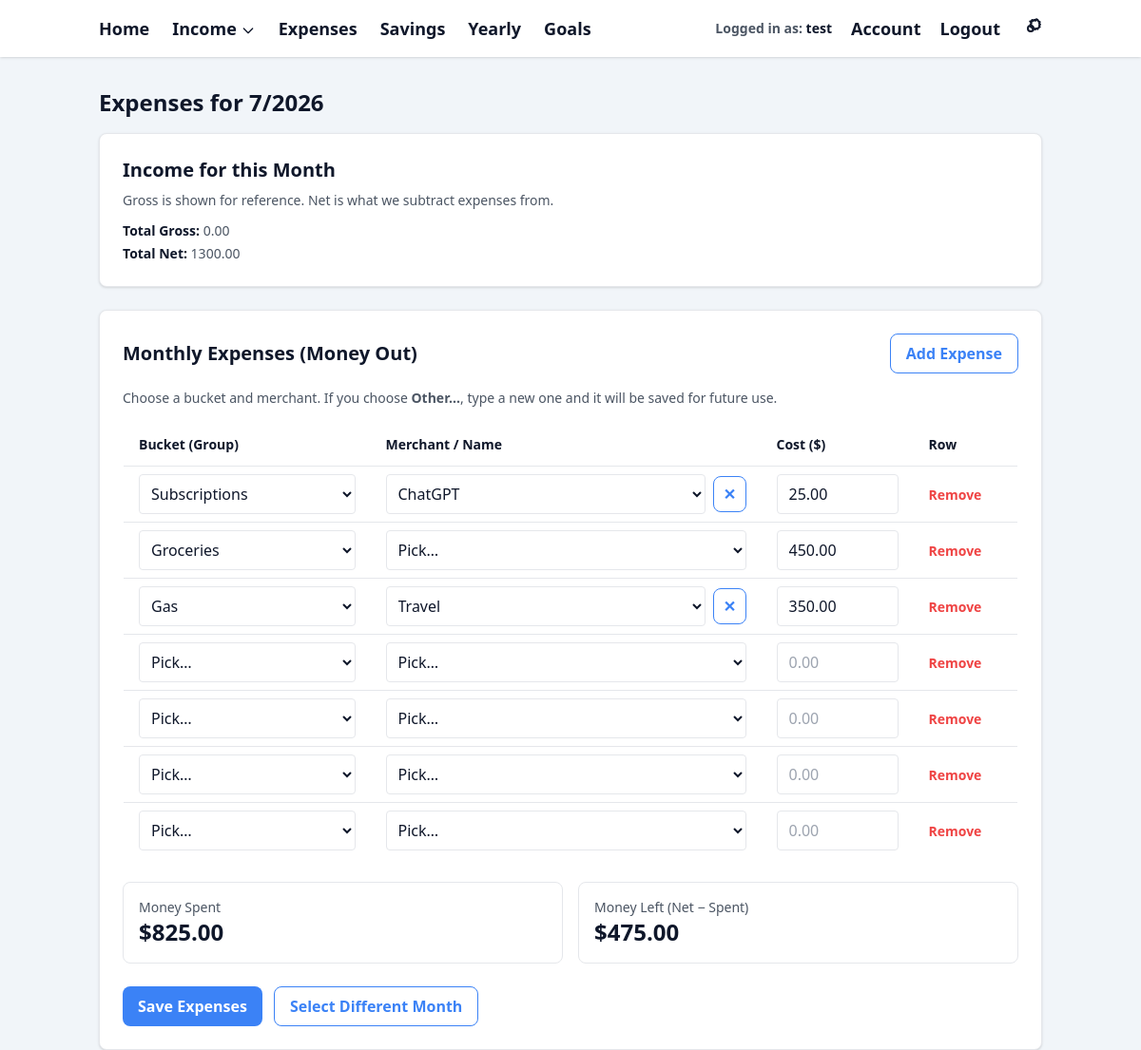
Screenshot of /expenses/2026/7 (signed in) with the database file from the repository.
### models.py (models this page shows)
class User(db.Model):
    id = db.Column(db.Integer, primary_key=True)
    email = db.Column(db.String(255), unique=True, nullable=False)
    display_name = db.Column(db.String(100), nullable=True)
    password_hash = db.Column(db.String(255), nullable=True)
    created_at = db.Column(db.DateTime, default=datetime.utcnow)

class Expense(db.Model):
    id = db.Column(db.Integer, primary_key=True)
    user_id = db.Column(db.Integer, db.ForeignKey("user.id"), nullable=False)
    year = db.Column(db.Integer, nullable=False)
    month = db.Column(db.Integer, nullable=False)
    category = db.Column(db.String(64), nullable=True)
    description = db.Column(db.String(255), nullable=True)
    cost = db.Column(db.Float, nullable=False, default=0.0)
    created_at = db.Column(db.DateTime, default=datetime.utcnow)
    updated_at = db.Column(db.DateTime, nullable=True)
    deleted_at = db.Column(db.DateTime, nullable=True)
    is_active = db.Column(db.Boolean, default=True, nullable=False)
    user = db.relationship("User", backref=db.backref("expenses", lazy=True))
    note = db.Column(db.String(50), nullable=True)

### app.py (the view, shortened to what this page needs)
    @app.route("/expenses/<int:year>/<int:month>", methods=["GET", "POST"])
    @login_required
    def expenses_month_view(year, month):
        user = get_current_user()
        month_start = date(year, month, 1)
        if month == 12:
            next_month_start = date(year + 1, 1, 1)
        else:
            next_month_start = date(year, month + 1, 1)
        paychecks = (
            Paycheck.query
            .filter(
                Paycheck.user_id == user.id,
                Paycheck.pay_date >= month_start,
                Paycheck.pay_date < next_month_start,
            )
            .all()
        )
        total_gross = sum(p.gross_amount or 0 for p in paychecks)
        total_net = sum(p.net_amount for p in paychecks)
        expenses = (
            Expense.query
            .filter_by(user_id=user.id, year=year, month=month, is_active=True)
            .order_by(Expense.id)
            .all()
        )
        total_spent = sum(x.cost for x in expenses)
        money_left = total_net - total_spent
        builtin_expense_buckets = [
            "Subscriptions",
            "Utilities",
            "Groceries",
            "Eating Out",
            "Gas",
            "Car",
            "Rent / Mortgage",
            "Insurance",
            "Pet Care",
            "Health",
            "Shopping",
            "Entertainment",
        ]
        custom_expense_buckets = (
            ExpenseBucketOption.query
            .filter_by(user_id=user.id, is_active=True)
            .order_by(ExpenseBucketOption.label.asc())
            .all()
        )
        custom_bucket_id_to_label = {
            str(o.id): o.label for o in custom_expense_buckets
        }
        custom_merchants = (
            ExpenseMerchantOption.query
            .filter_by(user_id=user.id, is_active=True)
            .order_by(
                ExpenseMerchantOption.bucket_label.asc(),
                ExpenseMerchantOption.name.asc(),
            )
            .all()
        )
        expense_merchants_by_bucket = {}
        for merchant in custom_merchants:
            expense_merchants_by_bucket.setdefault(
                merchant.bucket_label,
                [],
            ).append(
                {
                    "id": merchant.id,
                    "name": merchant.name,
                }
            )
        return render_template(
            "expenses/month_view.html",
            year=year,
            month=month,
            total_gross=total_gross,
            total_net=total_net,
            expenses=expenses,
            total_spent=total_spent,
            money_left=money_left,
            builtin_expense_buckets=builtin_expense_buckets,
            custom_expense_buckets=custom_expense_buckets,
            expense_merchant_options_by_bucket_json=expense_merchants_by_bucket,
            expense_custom_bucket_id_to_label_json=custom_bucket_id_to_label,
        )

### templates/expenses/month_view.html (shortened to what this page needs)
{% extends "base.html" %}
{% block content %}
<h2 class="text-2xl font-bold mb-4" style="color: var(--color-text);">
  Expenses for {{ month }}/{{ year }}
</h2>
<div class="shadow rounded-lg p-6 mb-6"
     style="background-color: var(--color-card-bg); border: 1px solid var(--color-border);">
  <h3 class="text-xl font-semibold mb-2" style="color: var(--color-text);">
    Income for this Month
  </h3>
  <p class="text-sm mb-3" style="color: var(--color-text-secondary);">
    Gross is shown for reference. Net is what we subtract expenses from.
  </p>
  <ul class="space-y-1 text-sm">
    <li>
      <strong style="color: var(--color-text);">Total Gross:</strong>
      <span style="color: var(--color-text-secondary);">{{ "%.2f"|format(total_gross) }}</span>
    </li>
    <li>
      <strong style="color: var(--color-text);">Total Net:</strong>
      <span style="color: var(--color-text-secondary);">{{ "%.2f"|format(total_net) }}</span>
    </li>
  </ul>
</div>
<div class="shadow rounded-lg p-6"
     style="background-color: var(--color-card-bg); border: 1px solid var(--color-border);">
  <div class="flex items-center justify-between mb-4">
    <h3 class="text-xl font-semibold" style="color: var(--color-text);">
      Monthly Expenses (Money Out)
    </h3>
    <button type="button" id="add-expense-btn" class="btn-secondary">
      Add Expense
    </button>
  </div>
  <p class="text-sm mb-4" style="color: var(--color-text-secondary);">
    Choose a bucket and merchant. If you choose <strong>Other…</strong>, type a new one and it will be saved for future use.
  </p>
  <form method="POST">
    <div class="overflow-x-auto">
      <table class="min-w-full rounded-lg overflow-hidden"
             style="border: 1px solid var(--color-border);">
        <thead style="background-color: var(--color-card-bg);">
          <tr style="border-bottom: 1px solid var(--color-border);">
            <th class="px-4 py-3 text-left text-sm font-semibold" style="color: var(--color-text); width: 260px;">
              Bucket (Group)
            </th>
            <th class="px-4 py-3 text-left text-sm font-semibold" style="color: var(--color-text);">
              Merchant / Name
            </th>
            <th class="px-4 py-3 text-left text-sm font-semibold" style="color: var(--color-text); width: 160px;">
              Cost ($)
            </th>
            <th class="px-4 py-3 text-left text-sm font-semibold" style="color: var(--color-text); width: 110px;">
              Row
            </th>
          </tr>
        </thead>
        <tbody id="expenses-body">
          {% for e in expenses %}
          <tr style="border-bottom: 1px solid var(--color-border);">
            <td class="px-4 py-2">
              <div class="flex items-center gap-2">
                <select
                  name="bucket_select[]"
                  class="expense-bucket-select w-full rounded px-2 py-2"
                  style="background-color: var(--color-input-bg);
                         border: 1px solid var(--color-border);
                         color: var(--color-text);"
                >
                  {% for label in builtin_expense_buckets %}
                    <option value="{{ label }}" {% if e.category == label %}selected{% endif %}>
                      {{ label }}
                    </option>
                  {% endfor %}
                </select>
              </div>
            </td>
            <td class="px-4 py-2">
              <div class="flex items-center gap-2">
                <select
                  name="merchant_select[]"
                  class="expense-merchant-select w-full rounded px-2 py-2"
                  style="background-color: var(--color-input-bg);
                         border: 1px solid var(--color-border);
                         color: var(--color-text);"
                >
                </select>
                <button
                  type="button"
                  class="expense-merchant-delete btn-secondary"
                  title="Delete this custom merchant"
                  style="padding: 0.35rem 0.6rem; display: none;"
                >
                  ✕
                </button>
              </div>
            </td>
            <td class="px-4 py-2">
              <input
                type="number"
                name="cost[]"
                value="{{ '%.2f'|format(e.cost) }}"
                step="0.01"
                min="0"
                placeholder="0.00"
                class="w-full rounded px-3 py-2"
                style="background-color: var(--color-input-bg);
                       border: 1px solid var(--color-border);
                       color: var(--color-text);"
              >
            </td>
            <td class="px-4 py-2">
              <button type="button"
                      class="text-sm font-semibold hover:underline"
                      style="color: var(--color-error);"
                      onclick="removeExpenseRow(this)">
                Remove
              </button>
            </td>
          </tr>
          {% endfor %}
          {% set needed_rows = 7 %}
          {% set existing_count = expenses|length %}
          {% set blanks = needed_rows - existing_count %}
          {% if blanks < 0 %}{% set blanks = 0 %}{% endif %}
          {% for _ in range(blanks) %}
          <tr style="border-bottom: 1px solid var(--color-border);">
            <td class="px-4 py-2">
              <div class="flex items-center gap-2">
                <select
                  name="bucket_select[]"
                  class="expense-bucket-select w-full rounded px-2 py-2"
                  style="background-color: var(--color-input-bg);
                         border: 1px solid var(--color-border);
                         color: var(--color-text);"
                >
                  <option value="" selected>Pick…</option>
                </select>
              </div>
            </td>
            <td class="px-4 py-2">
              <div class="flex items-center gap-2">
                <select
                  name="merchant_select[]"
                  class="expense-merchant-select w-full rounded px-2 py-2"
                  style="background-color: var(--color-input-bg);
                         border: 1px solid var(--color-border);
                         color: var(--color-text);"
                ></select>
                <button
                  type="button"
                  class="expense-merchant-delete btn-secondary"
                  title="Delete this custom merchant"
                  style="padding: 0.35rem 0.6rem; display: none;"
                >✕</button>
              </div>
            </td>
            <td class="px-4 py-2">
              <input
                type="number"
                name="cost[]"
                value=""
                step="0.01"
                min="0"
                placeholder="0.00"
                class="w-full rounded px-3 py-2"
                style="background-color: var(--color-input-bg);
                       border: 1px solid var(--color-border);
                       color: var(--color-text);"
              >
            </td>
            <td class="px-4 py-2">
              <button type="button"
                      class="text-sm font-semibold hover:underline"
                      style="color: var(--color-error);"
                      onclick="removeExpenseRow(this)">
                Remove
              </button>
            </td>
          </tr>
          {% endfor %}
        </tbody>
      </table>
    </div>
    <div class="mt-6 grid grid-cols-1 sm:grid-cols-2 gap-4">
      <div class="rounded-lg p-4" style="background-color: var(--color-card-bg); border: 1px solid var(--color-border);">
        <div class="text-sm" style="color: var(--color-text-secondary);">Money Spent</div>
        <div class="text-2xl font-bold" style="color: var(--color-text);">
          $<span id="money-spent">{{ "%.2f"|format(total_spent) }}</span>
        </div>
      </div>
      <div class="rounded-lg p-4" style="background-color: var(--color-card-bg); border: 1px solid var(--color-border);">
        <div class="text-sm" style="color: var(--color-text-secondary);">Money Left (Net − Spent)</div>
        <div class="text-2xl font-bold" style="color: var(--color-text);">
          $<span id="money-left">{{ "%.2f"|format(money_left) }}</span>
        </div>
      </div>
    </div>
    <div class="pt-6 flex flex-wrap gap-3">
      <button type="submit" class="btn-primary">Save Expenses</button>
      <a href="{{ url_for('expenses_select_month') }}" class="btn-secondary inline-block">Select Different Month</a>
    </div>
  </form>
</div>
{% endblock %}

### templates/base.html (shortened to what this page needs)
<!DOCTYPE html>
<html lang="en">
<head>
    <script src="https://cdn.tailwindcss.com"></script>
</head>
<body class="text-gray-800">
    <nav class="shadow mb-8" style="background-color: var(--color-navbar-bg);">
        <div class="max-w-5xl mx-auto px-4 py-4 flex items-center justify-between text-lg font-semibold">
            <div class="flex gap-6 items-center">
                <a href="{{ url_for('home') }}" class="nav-link">
                    Home
                </a>
                {% if session.get("user_id") %}
                    <div x-data="{ open: false }" class="relative">
                        <button
                            @click="open = !open"
                            @click.away="open = false"
                            class="nav-link flex items-center gap-1"
                        >
                            Income
                            <svg class="w-4 h-4 mt-1"
                                 fill="none"
                                 stroke="currentColor"
                                 stroke-width="2"
                                 viewBox="0 0 24 24">
                                <path
                                    stroke-linecap="round"
                                    stroke-linejoin="round"
                                    d="M19 9l-7 7-7-7"
                                />
                            </svg>
                        </button>
                    </div>
                    <a href="{{ url_for('expenses_view_redirect') }}"
                       class="nav-link">
                        Expenses
                    </a>
                    <a href="{{ url_for('savings_view_redirect') }}"
                       class="nav-link">
                        Savings
                    </a>
                    <a href="{{ url_for('yearly') }}" class="nav-link">
                        Yearly
                    </a>
                    <a href="{{ url_for('goals') }}" class="nav-link">
                        Goals
                    </a>
                {% endif %}
            </div>
            <div class="flex items-center gap-5">
                {% if session.get("user_id") %}
                    <div class="text-sm hidden sm:block"
                         style="color: var(--color-text-secondary);">
                        Logged in as:
                        <span style="color: var(--color-text); font-weight: 600;">
                            {{ session.get("display_name") or session.get("user_email") }}
                        </span>
                    </div>
                    <a href="{{ url_for('account') }}"
                        class="nav-link">
                        Account
                    </a>
                    <a href="{{ url_for('logout') }}"
                       class="nav-link">
                        Logout
                    </a>
                    <a href="{{ url_for('settings') }}"
                       class="nav-link"
                       title="Settings">
                    </a>
                {% endif %}
            </div>
        </div>
    </nav>
    <div class="max-w-5xl mx-auto px-4">
        {% block content %}
        {% endblock %}
    </div>
</body>
</html>

### rows the page displays
User: get "test"
Expense: category "Subscriptions", cost "25.00"
Expense: category "Groceries", cost "450.00"
Expense: category "Gas", cost "350.00"

### other values shown
{{ month }} "7"
{{ year }} "2026"
{{ "%.2f"|format(total_gross) }} "0.00"
{{ "%.2f"|format(total_net) }} "1300.00"
{{ "%.2f"|format(total_spent) }} "825.00"
{{ "%.2f"|format(money_left) }} "475.00"
